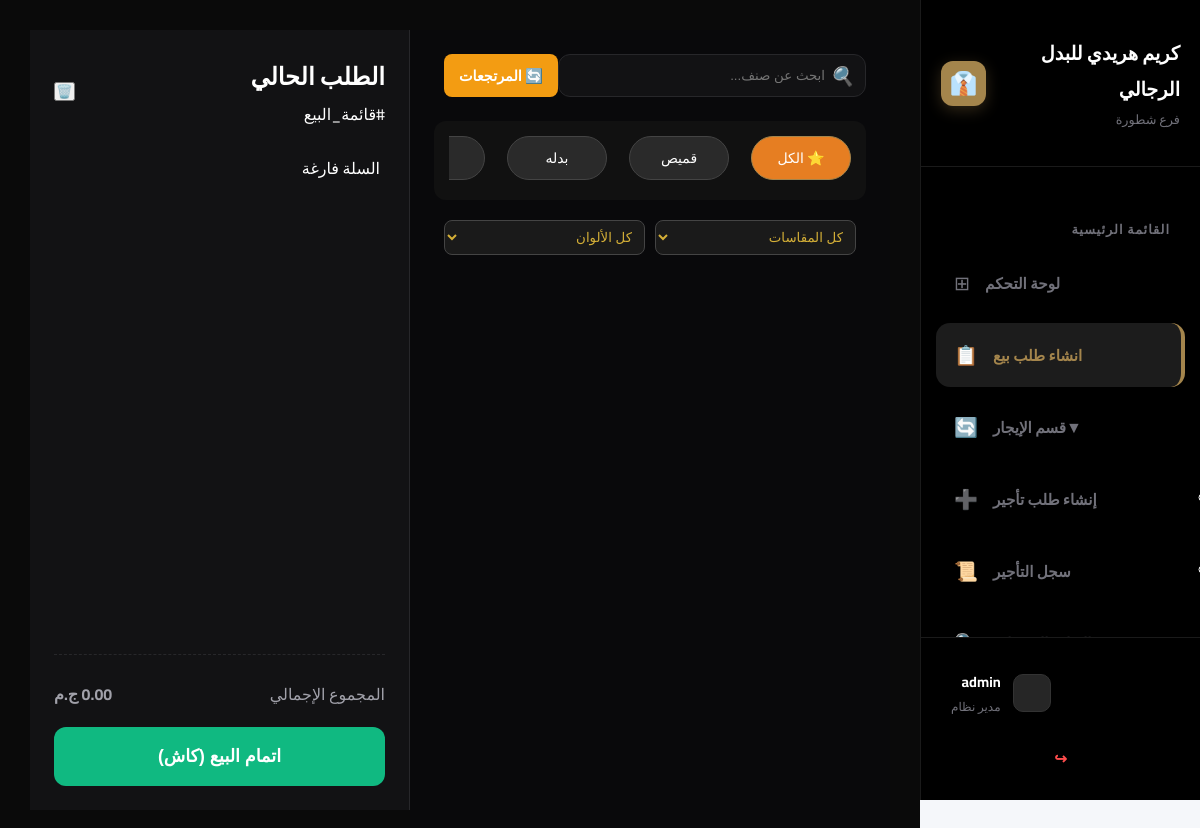
/pos/ (signed in), run on the app's committed database.
### accounts/models.py (models this page shows, shortened)
class Users(AbstractUser):
    ROLE_CHOICES = (
        ('manager', 'مدير'),
        ('employee', 'موظف'),
        ('designer', 'Designer'),
    )
    role = models.CharField(max_length=10, choices=ROLE_CHOICES, default='employee')
    job_title = models.CharField(max_length=100, blank=True, null=True)
    mobile = models.CharField(max_length=15)

### categories/models.py (models this page shows)
class IngredientCategory(models.Model):
    category = models.CharField (max_length=100, verbose_name="اصناف المخزن ")
    def __str__(self):
        return self.category

### pos/views.py (the view)
# urls.py: path('', views.pos_page, name='pos_page'),
@login_required
def pos_page(request):
    products = InventoryItem.objects.filter(quantity__gt=0)
    categories = IngredientCategory.objects.all()
    sizes = Size_choices.objects.all()
    colors = Colors_choices.objects.all()
    return render(request, 'pos/pos_page.html', {
        'products': products,
        'categories': categories,
        'sizes': sizes,
        'colors': colors
    })

### accounts/context_processors.py (called while the page is built)
def notifications_processor(request):
    if request.user.is_authenticated:
        notifications = Notification.objects.filter(user=request.user, is_deleted=False).order_by('-created_at')[:10]
    else:
        notifications = []
    return {'notifications': notifications}

### templates/pos/pos_page.html (shortened to what this page needs)
{% extends 'base.html' %}
{% load static %}
{% block extra_css %}
<link rel="stylesheet" href="{% static 'css/pos.css' %}">
{% endblock %}
{% block content %}
<div class="pos-wrapper">
    <section class="products-section">
        <header class="pos-top-bar">
            <div class="search-container">
                <i class="search-icon">🔍</i>
                <input type="text" id="posSearch" placeholder="ابحث عن صنف...">
            </div>
            <div class="user-actions">
                <a href="{% url 'orders' %}" class="btn-top-action btn-return">🔄 المرتجعات</a>
            </div>
        </header>
        <nav class="categories-container" style="background: #111; padding: 15px; border-radius: 12px; margin-bottom: 20px;">
            <div class="cat-track" style="display: flex; gap: 12px; overflow-x: auto; padding-bottom: 5px;">
                <button class="cat-pill active" data-filter="all" style="min-width: 100px;">⭐ الكل</button>
                {% for category in categories %}
                    <button class="cat-pill" data-filter="{{ category.id }}" style="min-width: 100px;">
                        {{ category.name|default:category }}
                    </button>
                {% endfor %}
            </div>
        </nav>
        <div class="extra-filters" style="display: flex; gap: 10px; margin-bottom: 15px; padding: 0 10px;">
            <select id="sizeFilter" class="form-select-luxury" style="flex: 1; padding: 8px; border-radius: 8px; background: #1a1a1a; color: #d4af37; border: 1px solid #444;">
                <option value="all">كل المقاسات</option>
            </select>
            <select id="colorFilter" class="form-select-luxury" style="flex: 1; padding: 8px; border-radius: 8px; background: #1a1a1a; color: #d4af37; border: 1px solid #444;">
                <option value="all">كل الألوان</option>
            </select>
        </div>
    </section>
    <aside class="cart-sidebar">
        <div class="cart-header">
            <div class="cart-meta"><h2>الطلب الحالي</h2><span class="order-id">#قائمة_البيع</span></div>
            <button class="clear-cart" id="clearCart">🗑️</button>
        </div>
        <div class="cart-items-container" id="cartItemsContainer"><div class="empty-cart-msg">السلة فارغة</div></div>
        <div class="cart-summary-footer">
            <div class="bill-row"><span>المجموع الإجمالي</span> <span id="totalDisplay" style="font-weight: bold;">0.00 ج.م</span></div>
            <button class="check-btn cash" id="cashCheckout" style="width: 100%; margin-top: 10px;">اتمام البيع (كاش)</button>
        </div>
    </aside>
</div>
{% endblock %}

### templates/includes/sidebar.html (shortened to what this page needs)
<aside class="sidebar">
    <div class="sidebar-header">
        <div class="brand-info">
            <h2 class="store-name">كريم هريدي للبدل الرجالي</h2>
            <p class="store-branch">فرع شطورة</p>
        </div>
        <div class="brand-logo">
            <div class="logo-circle">👔</div> </div>
    </div>
    <nav class="sidebar-menu">
        <div class="menu-section">
            <h3 class="menu-title">القائمة الرئيسية</h3>
            <ul class="menu-items">
                <li>
                    <a href="{% url 'dashboard' %}" class="{% if request.path == '/' %}active{% endif %}">
                        <span class="icon">⊞</span>
                        <span class="text">لوحة التحكم</span>
                    </a>
                </li>
                <li>
                    <a href="{% url 'pos_page' %}" class="{% if request.resolver_match.url_name == 'pos_page' %}active{% endif %}">
                        <span class="icon">📋</span>
                        <span class="text">انشاء طلب بيع</span>
                    </a>
                </li>
                <li class="menu-item-dropdown">
                    <a href="javascript:void(0)" class="dropdown-trigger {% if 'rental' in request.path %}active{% endif %}" onclick="toggleDropdown(this)">
                        <span class="icon">🔄</span>
                        <span class="text">قسم الإيجار</span>
                        <span class="arrow">▼</span>
                    </a>
                    <ul class="submenu">
                        <li>
                            <a href="{% url 'pos_rental_page' %}" class="{% if request.resolver_match.url_name == 'pos_rental_page' %}active{% endif %}">
                                <span class="icon">➕</span>
                                <span class="text">إنشاء طلب تأجير</span>
                            </a>
                        </li>
                        <li>
                            <a href="/pos/rental_items/" class="{% if '/pos/rental_items/' in request.path %}active{% endif %}">
                                <span class="icon">📜</span>
                                <span class="text">سجل التأجير</span>
                            </a>
                        </li>
                        <li>
                            <a href="/pos/rental-items-log/" class="{% if '/pos/rental_items_list/' in request.path %}active{% endif %}">
                                <span class="icon">🔍</span>
                                <span class="text">تتبع البدل والمنتجات</span>
                            </a>
                        </li>
                    </ul>
                </li>
            </ul>
        </div>
    </nav>
    <div class="user-section">
        <div class="user-info-wrapper">
            <div class="user-avatar">
            </div>
            <div class="user-details">
                <h4 class="user-name">
                    {% if user.is_authenticated %}
                        {{ user.get_full_name|default:user.username }}
                    {% else %}
                        زائر
                    {% endif %}
                </h4>
                <p class="user-role">
                    {% if user.is_authenticated %}
                        {% if user.is_superuser %}مدير نظام{% else %}كاشير{% endif %}
                    {% else %}
                        غير مسجل
                    {% endif %}
                </p>
            </div>
        </div>
        <form method="post" action="{% url 'logout' %}">
            <button type="submit" class="logout-btn" title="تسجيل الخروج">
                <span class="logout-icon">↪</span>
            </button>
        </form>
    </div>
</aside>

### static/css/sidebar.css (style rules this page uses)
:root { --accent-gold: #a4854c; --surface-dark: #111111; --bg-active: #1c1c1c; --text-gold: #bc9c65; --text-white: #ffffff; --text-dim: #71717a; --sidebar-width: 280px; }
.sidebar { width: var(--sidebar-width); height: 100vh; background: #000000; display: flex; flex-direction: column; border-left: 1px solid #1a1a1a; position: fixed; right: 0; top: 0; font-family: 'Cairo', sans-serif; z-index: 1000; }
.sidebar-header { padding: 35px 20px; display: flex; justify-content: flex-end; align-items: center; gap: 15px; border-bottom: 1px solid #1a1a1a; }
.store-name { font-size: 1.2rem; font-weight: 800; margin: 0; color: var(--text-white); }
.store-branch { font-size: 0.8rem; margin: 0; color: var(--text-dim); }
.logo-circle { width: 45px; height: 45px; background: var(--accent-gold); border-radius: 12px; display: flex; align-items: center; justify-content: center; font-size: 1.4rem; color: white; box-shadow: 0 4px 15px rgba(164, 133, 76, 0.3); }
.sidebar-menu { flex-grow: 1; padding: 25px 15px; overflow-y: auto; }
.menu-title { font-size: 0.8rem; color: var(--text-dim); margin: 25px 15px 10px 0; font-weight: 700; text-transform: uppercase; letter-spacing: 1px; }
.menu-items { list-style: none; padding: 0; margin: 0; }
.menu-items li a { display: flex; align-items: center; justify-content: flex-end; padding: 14px 18px; text-decoration: none; color: var(--text-dim); border-radius: 14px; margin-bottom: 8px; transition: all 0.3s cubic-bezier(0.4, 0, 0.2, 1); position: relative; }
.menu-items li a.active { background-color: var(--bg-active); color: var(--accent-gold); border-right: 4px solid var(--accent-gold); }
.menu-items li a .icon { order: 2; margin-left: 0; margin-right: 15px; font-size: 1.2rem; }
.menu-items li a .text { order: 1; font-weight: 600; font-size: 0.95rem; }
.user-section { padding: 20px; border-top: 1px solid #1a1a1a; display: flex; flex-direction: column; gap: 10px; }
.user-info-wrapper { display: flex; align-items: center; justify-content: flex-end; gap: 12px; padding: 10px; }
.user-avatar { width: 38px; height: 38px; background: #262626; border: 1px solid #333; border-radius: 10px; display: flex; align-items: center; justify-content: center; color: var(--accent-gold); font-weight: bold; }
.user-name { font-size: 0.9rem; margin: 0; color: var(--text-white); font-weight: 700; }
.user-role { font-size: 0.75rem; margin: 0; color: var(--text-dim); }
.logout-btn { display: flex; align-items: center; justify-content: center; gap: 8px; background: none; border: none; color: #ff4d4d; font-size: 0.95rem; font-weight: 700; cursor: pointer; padding: 12px; width: 100%; transition: 0.2s; }

### templates/pos/pos_page.html (style rules this page uses)
.cart-sidebar { display: flex; flex-direction: column; height: calc(100vh - 20px); position: sticky; top: 10px; }
#cartItemsContainer { flex: 1; overflow-y: auto; padding-right: 5px; min-height: 200px; }
.btn-top-action { color: white !important; text-decoration: none; padding: 8px 15px; border-radius: 8px; font-size: 0.9rem; font-weight: bold; margin-left: 10px; display: flex; align-items: center; gap: 5px; border: none; cursor: pointer; font-family: 'Cairo'; }
.btn-return { background-color: #f39c12; }

### templates/base.html (style rules this page uses)
* { margin: 0; padding: 0; box-sizing: border-box; }
body { font-family: 'Cairo', sans-serif; background-color: #f5f7fa; margin: 0; padding-right: 280px; min-height: 100vh; }

### data on the page
Users: get_full_name "admin"
IngredientCategory: name "قميص"
IngredientCategory: name "بدله"
